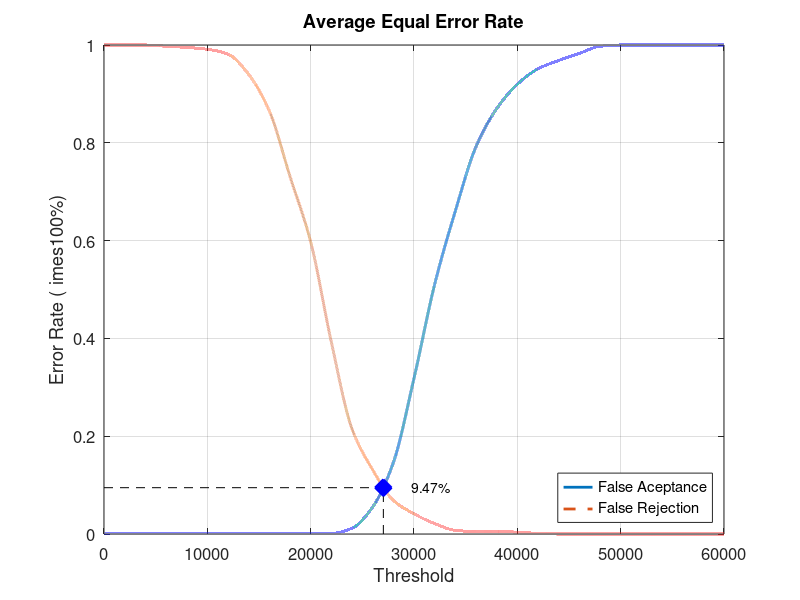
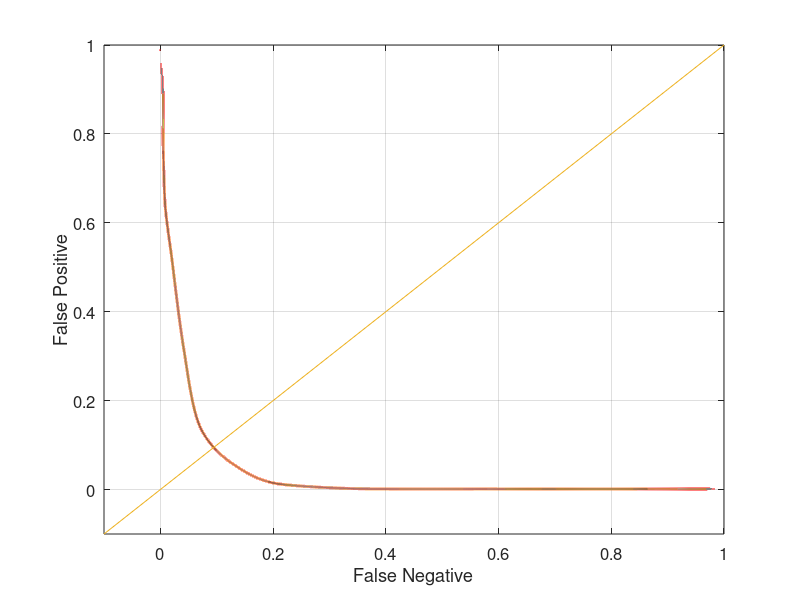

MATLAB code for these plots, in order:
close all;
clear;
clc;
x = 0:2000:60000;
xq = 0:0.5:60000;

y0 = [0 0.00131579 0.00131579 0.00131579 0.00131579 0.00131579 0.00131579 0.00131579 0.00131579 0.00131579 0.00131579 0.00131579 0.0118421 0.0552632 0.146053 0.318421 0.510526 0.660526 0.792105 0.869737 0.919737 0.951316 0.968421 0.982895 0.997368 1 1 1 1 1 1]
yy0 = interp1(x, y0, xq, 'pchip');
y1 = [1 1 1 0.9975 0.995 0.99125 0.98125 0.94 0.865 0.73125 0.5975 0.3925 0.215 0.13125 0.06875 0.04125 0.02125 0.0075 0.005 0.005 0.00375 0.00125 0 0 0 0 0 0 0 0 0]
yy1 = interp1(x, y1, xq, 'pchip');

% Calculating EER: 
y2 = abs(y0 - y1);
find(y2 == min(y2))
yy2 = abs(yy0 - yy1);
xEER = find(yy2 == min(yy2));
xEERIndex = xq(xEER) % X-axis EER
yEER = yy0(xEER) % Y-axis EER

main = figure
plot(xq, yy0,'-','LineWidth', 2);	hold on
plot(xq, yy1,'--','LineWidth', 2);	hold on
plot([xEERIndex xEERIndex], [0 yEER], 'k--');	hold on
plot([0 xEERIndex], [yEER yEER], 'k--');	hold on
plot(xEERIndex, yEER, 'bx', 'LineWidth', 10);	hold on
text(xEERIndex + 10 * xEERIndex / 100, yEER, [num2str(round((10000 * yEER)) / 100) '%'])
legend('False Aceptance', 'False Rejection', 'Location', 'SouthEast')
xlabel('Threshold')
ylabel('Error Rate (	imes100%)')
title('Average Equal Error Rate')
set(gca, 'FontSize', 12)
axis([0 60000 0 1])
grid on

print(main, 'Experiment2AverageMain', '-dpng');
FNRxFPR = figure('Color', [1 1 1]);
plot(yy1, yy0, '-', yy1, yy0, 'LineWidth', 2);
hold on
y = -0.1:0.1:1
plot(y, y); 
set(gca, 'FontSize', 12)
xlabel('False Negative')
ylabel('False Positive')
axis([-0.1 1 -0.1 1])
set(gca, 'FontSize', 12)
grid on

print(FNRxFPR, 'Experiment2AverageFNRxFPR','-dpng');
